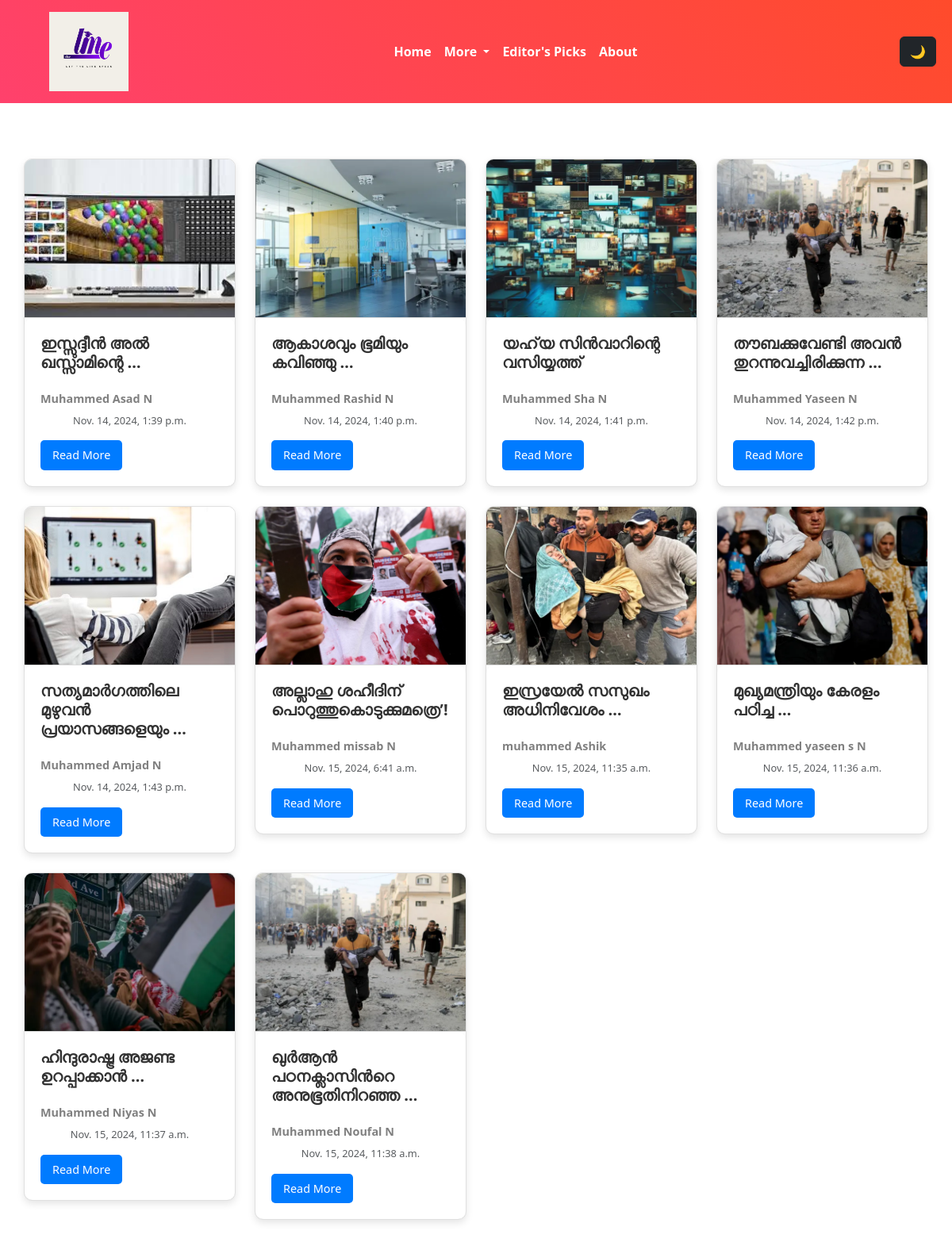
The page /contents/ on the database its author committed.
### sampleapp/models.py (models this page shows)
class Article(models.Model):
    title = models.CharField(max_length=100)
    poster = models.ImageField(upload_to='poster')
    content = models.TextField()
    published_at = models.DateTimeField(auto_now_add=True)
    author = models.CharField(max_length=100)

### sampleapp/views.py (the view)
# urls.py: path("contents/", views.contents, name="contents"),
def contents(request):
    context_data = {
        "articles": models.Article.objects.all(),
    }
    return render(request, "contents.html",context_data)

### sampleapp/templates/contents.html (shortened to what this page needs)
{% extends 'base.html' %}
{% load static %}
{% block contents %}
    <nav class="navbar navbar-expand-lg navbar-dark fw-bold">
        <div class="container-fluid">
            <img src="{% static 'image/logo/THE LINE MAGAZINE print.jpg' %}" alt="logo" width="100" height="100">
            <div class="collapse navbar-collapse" id="navbarNav">
                <ul class="navbar-nav">
                    <li class="nav-item">
                        <a class="nav-link" href="#">Home</a>
                    </li>
                    <li class="nav-item dropdown">
                        <a class="nav-link dropdown-toggle" href="#" id="navbarDropdown" role="button"
                           data-bs-toggle="dropdown" aria-expanded="false">
                            More
                        </a>
                    </li>
                    <li class="nav-item">
                        <a class="nav-link" href="#Editor's Picks">Editor's Picks</a>
                    </li>
                    <li class="nav-item">
                        <a class="nav-link" href="#about">About</a>
                    </li>
                </ul>
            </div>
            <button class="btn btn-dark dark-mode-toggle">🌙</button>
        </div>
    </nav>
    <section class="container article_body">
        <div class="row mt-6">
            {% for article in articles %}
                <div class="card-group btn-outline-secondary col-12 col-md-3 mb-4">
                    <div class="card">
                        <img class="card-img-top" src="{{ article.poster.url }}" alt="Card image cap">
                        <div class="card-body">
                            <h5 class="card-title">{{ article.title | truncatewords:3 }}</h5>
                            <h6 class="author-name">{{ article.author }}</h6>
                            <p class="card-text small-text"><small class="text-muted">{{ article.published_at }}</small>
                            </p>
                            <a href="{% url 'articles' pk=article.id %}" class="card-link">Read More</a>
                        </div>
                    </div>
                </div>
            {% endfor %}
        </div>
    </section>
{% endblock %}

### sampleapp/templates/base.html (shortened to what this page needs)
<!DOCTYPE html>
<html lang="en">
<head>
    <link href="https://cdnjs.cloudflare.com/ajax/libs/Swiper/4.5.1/css/swiper.min.css" rel="stylesheet"/>
    <link rel="stylesheet" href="https://cdn.jsdelivr.net/npm/bootstrap-icons@1.11.3/font/bootstrap-icons.min.css">
    <link href="https://cdn.jsdelivr.net/npm/bootstrap@5.3.0-alpha1/dist/css/bootstrap.min.css" rel="stylesheet">
    <link rel="stylesheet" href="https://cdnjs.cloudflare.com/ajax/libs/font-awesome/6.0.0/css/all.min.css">
    <link rel="stylesheet" href="https://cdnjs.cloudflare.com/ajax/libs/font-awesome/4.7.0/css/font-awesome.min.css">
    {%  load static %}
    <link rel="stylesheet" href="{% static 'style.css' %}">
    <link rel="stylesheet" href="{% static 'css/bootstrap.css' %}">
    <link rel="stylesheet" href="{% static 'dup.css' %}">
</head>
<body>
    {% block contents %}
    {% endblock %}
</body>
</html>

### sampleapp/static/style.css (style rules this page uses)
.card { width: 100%; border: none; display: flex; flex-direction: row; align-items: center; background: white; border-radius: 10px; overflow: hidden; box-shadow: 0px 4px 10px rgba(0, 0, 0, 0.1); transition: transform 0.3s ease-in-out, box-shadow 0.3s ease-in-out; }
.btn, .editorial-link { border: 0 solid; background-color: white; padding: 5px 15px; font-size: 16px; cursor: pointer; text-decoration: none; }
.card-img-top { height: 200px; object-fit: cover; }
.card-body { padding: 10px; display: flex; flex-direction: row; align-items: center; background: white; border-radius: 10px; overflow: hidden; box-shadow: 0px 4px 10px rgba(0, 0, 0, 0.1); transition: transform 0.3s ease-in-out, box-shadow 0.3s ease-in-out; }

### sampleapp/templates/contents.html (style rules this page uses)
.navbar { background: linear-gradient(45deg, #ff416c, #ff4b2b); color: white; width: 100%; height: 130px; padding: 20px 50px; }
.navbar-nav { margin: auto; }
.navbar-nav .nav-link { transition: transform 0.3s ease-in-out; color: white; }
.dark-mode-toggle { position: absolute; right: 20px; }
.article_body { padding: 40px 0; }
.card-group { transition: transform 0.3s ease-in-out, box-shadow 0.3s ease-in-out; height: 100%; }
.card { border: 1px solid #e0e0e0; border-radius: 10px; overflow: hidden; transition: all 0.3s ease-in-out; display: flex; flex-direction: column; height: 100%; }
.card-img-top { height: 200px; object-fit: cover; border-bottom: 1px solid #e0e0e0; }
.card-body { padding: 20px; flex: 1; display: flex; flex-direction: column; justify-content: space-between; }
.card-title { font-size: 1.25rem; font-weight: bold; margin-bottom: 10px; color: #333; }
.card-text { font-size: 0.9rem; color: #555; margin-bottom: 15px; }
.small-text { font-size: 0.8rem; color: #777; }
.author-name { font-size: 0.9rem; font-weight: bold; color: gray; margin-bottom: 10px; align-self: flex-start; width: 100%; }
.text-muted { font-size: 0.8rem; color: #999; align-self: flex-start; width: 100%; margin-bottom: 10px; }
.card-link { display: inline-block; padding: 8px 15px; background-color: #007bff; color: white; border-radius: 5px; text-decoration: none; font-size: 0.9rem; transition: background-color 0.3s ease-in-out; align-self: flex-start; }

### rows shown on the page
Article: poster (picture), title "ഇസ്സുദ്ദീന്‍ അല്‍ ഖസ്സാമിന്റെ …", author "Muhammed Asad N", published_at "Nov. 14, 2024, 1:39 p.m."
Article: poster (picture), title "ആകാശവും ഭൂമിയും കവിഞ്ഞു …", author "Muhammed Rashid N", published_at "Nov. 14, 2024, 1:40 p.m."
Article: poster (picture), title "യഹ്‌യ സിന്‍വാറിന്റെ വസിയ്യത്ത്", author "Muhammed Sha N", published_at "Nov. 14, 2024, 1:41 p.m."
Article: poster (picture), title "തൗബക്കുവേണ്ടി അവൻ തുറന്നുവച്ചിരിക്കുന്ന …", author "Muhammed Yaseen N", published_at "Nov. 14, 2024, 1:42 p.m."
Article: poster (picture), title "സത്യമാർഗത്തിലെ മുഴുവൻ പ്രയാസങ്ങളെയും …", author "Muhammed Amjad N", published_at "Nov. 14, 2024, 1:43 p.m."
Article: poster (picture), title "അല്ലാഹു ശഹീദിന് പൊറുത്തുകൊടുക്കുമത്രെ’!", author "Muhammed missab N", published_at "Nov. 15, 2024, 6:41 a.m."
Article: poster (picture), title "ഇസ്രയേല്‍ സസുഖം അധിനിവേശം …", author "muhammed Ashik", published_at "Nov. 15, 2024, 11:35 a.m."
Article: poster (picture), title "മുഖ്യമന്ത്രിയും കേരളം പഠിച്ച …", author "Muhammed yaseen s N", published_at "Nov. 15, 2024, 11:36 a.m."
Article: poster (picture), title "ഹിന്ദുരാഷ്ട്ര അജണ്ട ഉറപ്പാക്കാന്‍ …", author "Muhammed Niyas N", published_at "Nov. 15, 2024, 11:37 a.m."
Article: poster (picture), title "ഖുര്‍ആന്‍ പഠനക്ലാസിന്‍റെ അനുഭൂതിനിറഞ്ഞ …", author "Muhammed Noufal N", published_at "Nov. 15, 2024, 11:38 a.m."
